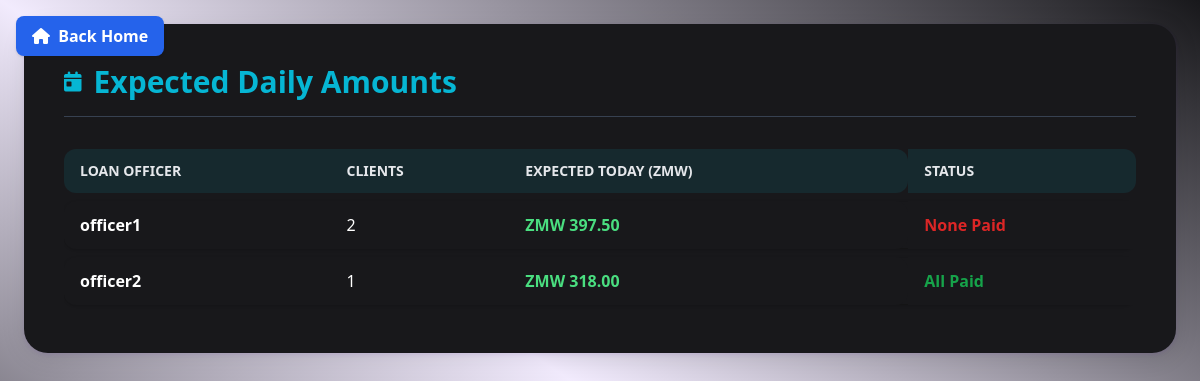
The page /clients/ceo/expected-daily-amounts/ (signed in) on the database its author committed.
### users/models.py (models this page shows, shortened)
class User(AbstractUser):
    ROLE_CHOICES = (
        ('CEO', 'CEO'),
        ('OFFICER', 'Loan Officer'),
    )
    role = models.CharField(max_length=10, choices=ROLE_CHOICES)

### clients/views.py (the view)
# urls.py: path('ceo/expected-daily-amounts/', expected_daily_amounts, name='expected_daily_amounts'),
@login_required
def expected_daily_amounts(request):
    User = get_user_model()
    officers = User.objects.filter(role='OFFICER')
    today = timezone.localdate()
    data = []
    for officer in officers:
        clients = Client.objects.filter(created_by=officer, approved=True)
        total_due_today = Decimal('0.00')
        clients_paid_today = 0
        client_count = 0
        for client in clients:
            loan = client.loans.filter(approved=True).order_by('-created_at').first()
            if not loan:
                continue
            if loan.created_at.date() == today:
                continue
            if today.strftime('%A').upper() == loan.exempt_day.upper():
                continue
            repayment_day = loan.repayment_days.filter(date=today).first()
            if not repayment_day:
                continue
            previous_paid_day = loan.repayment_days.filter(
                date__lt=today, is_paid=True
            ).order_by('-date').first()
            carry_forward = Decimal('0.00')
            if previous_paid_day:
                due_yesterday = previous_paid_day.amount_due or Decimal('0.00')
                paid_yesterday = previous_paid_day.amount_paid or Decimal('0.00')
                carry_forward = due_yesterday - paid_yesterday  # Shortfall is positive, excess is negative
            effective_due = (repayment_day.amount_due or Decimal('0.00')) + carry_forward
            total_due_today += effective_due
            client_count += 1
            if repayment_day.is_paid:
                clients_paid_today += 1
        data.append({
            'officer': officer,
            'expected_today': round(total_due_today, 2),
            'client_count': client_count,
            'clients_paid_today': clients_paid_today,
        })
    return render(request, 'ceo_expected_daily_amounts.html', {'officer_data': data})

### clients/models.py (called while the page is built)
    @property
    def total_with_interest(self):
        total = self.amount + (self.amount * self.interest_rate / Decimal('100'))
        return total.quantize(Decimal("0.01"), rounding=ROUND_HALF_UP)

    @property
    def repayment_day_count(self):
        return 26  # Per business rule (excluding exempt days)

    @property
    def daily_payment(self):
        daily = self.total_with_interest / Decimal(self.repayment_day_count)
        return daily.quantize(Decimal("0.01"), rounding=ROUND_HALF_UP)

    @property
    def amount_due(self):
        return self.corrected_amount if self.corrected_amount is not None else self.loan.daily_payment

### clients/templates/ceo_expected_daily_amounts.html (shortened to what this page needs)
{% load static %}
<!DOCTYPE html>
<html lang="en" class="dark">
  <head>
    <script src="https://cdn.tailwindcss.com"></script>
    <link
      rel="stylesheet"
      href="https://cdnjs.cloudflare.com/ajax/libs/font-awesome/6.4.2/css/all.min.css"
    />
  </head>
    <a
      href="{% url 'ceo_dashboard' %}"
      class="fixed top-4 left-4 z-50 bg-blue-600 hover:bg-blue-700 text-white font-semibold px-4 py-2 rounded-lg shadow transition"
    >
      <i class="fa-solid fa-house mr-1"></i> Back Home
    </a>
  <body
    class="bg-gradient-to-bl from-primary/10 via-accent/10 to-slate-100 dark:from-surface-dark dark:via-primary-dark/10 dark:to-surface-dark min-h-screen p-4 md:p-6 transition-colors duration-300 font-sans"
  >
    <div
      class="max-w-6xl mx-auto bg-white dark:bg-surface-dark rounded-3xl shadow-neu p-6 md:p-10 space-y-6"
    >
      <div
        class="flex justify-between items-center border-b border-gray-200 dark:border-gray-700 pb-4"
      >
        <h1
          class="text-2xl md:text-3xl font-extrabold text-primary dark:text-accent flex items-center gap-3"
        >
          <i class="fa-solid fa-calendar-day text-xl"></i>
          Expected Daily Amounts
        </h1>
      </div>
      <div class="overflow-x-auto">
        <table class="w-full text-left border-separate border-spacing-y-2">
          <thead
            class="bg-primary/5 dark:bg-accent/10 text-gray-700 dark:text-gray-200 text-sm uppercase"
          >
            <tr>
              <th class="px-4 py-3 rounded-l-xl">Loan Officer</th>
              <th class="px-4 py-3">Clients</th>
              <th class="px-4 py-3 rounded-r-xl">Expected Today (ZMW)</th>
              <th class="px-4 py-3 rounded-r-xl">Status</th>
            </tr>
          </thead>
          <tbody>
            {% for row in officer_data %}
            <tr
              class="bg-white dark:bg-surface-dark text-gray-900 dark:text-white shadow rounded-xl"
            >
              <td class="px-4 py-3 font-semibold rounded-l-xl">
                {{ row.officer.username }}
              </td>
              <td class="px-4 py-3">{{ row.client_count }}</td>
              <td
                class="px-4 py-3 font-bold text-green-600 dark:text-green-400 rounded-r-xl"
              >
                ZMW {{ row.expected_today }}
              </td>
              <td class="px-4 py-3">
                {% if row.client_count == 0 %}
                  <span class="text-gray-400">No clients</span>
                {% else %}
                  {% if row.clients_paid_today == row.client_count %}
                    <span class="text-green-600 font-bold">All Paid</span>
                  {% elif row.clients_paid_today == 0 %}
                    <span class="text-red-600 font-bold">None Paid</span>
                  {% else %}
                    <span class="text-yellow-500 font-semibold">
                      {{ row.clients_paid_today }} of {{ row.client_count }} Paid
                    </span>
                  {% endif %}
                {% endif %}
              </td>
            </tr>
            {% endfor %}
          </tbody>
        </table>
      </div>
    </div>
  </body>
</html>

### rows shown on the page
User: officer.username "officer1", client_count "2", expected_today "397.50", shows "None Paid"
User: officer.username "officer2", client_count "1", expected_today "318.00", shows "All Paid"
